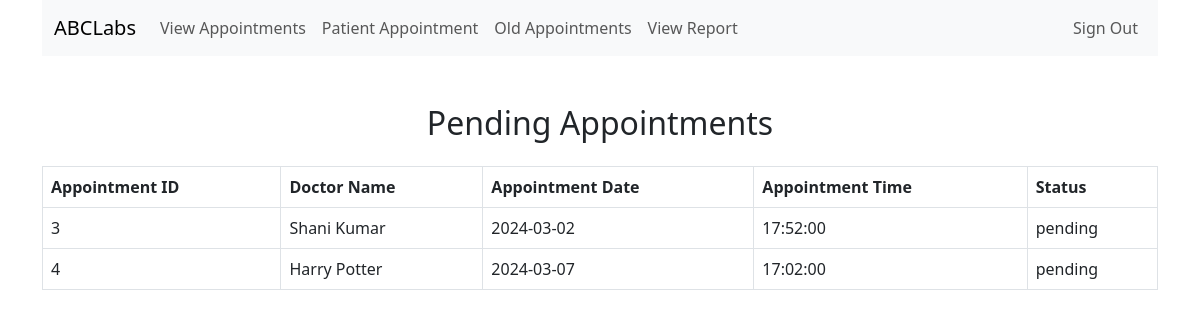
/patient_portal/view_appointments.php (signed in), run on the app's committed database.
### tables this page shows
CREATE TABLE `confirmed_appointments` (
  `confirmed_appointment_id` int(11) NOT NULL,
  `patient_id` int(11) NOT NULL,
  `doctor_id` int(11) NOT NULL,
  `appointment_date` date NOT NULL,
  `appointment_time` time NOT NULL,
  `status` enum('pending','closed','canceled') NOT NULL DEFAULT 'pending'
);

CREATE TABLE `doctors` (
  `doctor_id` int(11) NOT NULL,
  `fullname` varchar(255) NOT NULL,
  `username` varchar(255) NOT NULL,
  `password` varchar(255) NOT NULL
);

### patient_portal/view_appointments.php (the view, shortened to what this page needs)
<?php
include('../functional/db.php');
$username = $_SESSION['username'];
$query = "SELECT ca.confirmed_appointment_id, pa.fullname AS patient_name, doc.fullname AS doctor_name, ca.appointment_date, ca.appointment_time, ca.status
          FROM confirmed_appointments ca
          INNER JOIN patients pa ON ca.patient_id = pa.patient_id
          INNER JOIN doctors doc ON ca.doctor_id = doc.doctor_id
          WHERE (pa.username = ? OR doc.username = ?) AND ca.status = 'pending'";
$stmt = mysqli_prepare($connection, $query);
mysqli_stmt_bind_param($stmt, "ss", $username, $username);
mysqli_stmt_execute($stmt);
$result = mysqli_stmt_get_result($stmt);
$appointments = [];
while ($row = mysqli_fetch_assoc($result)) {
    $appointments[] = $row;
}
?>
<!DOCTYPE html>
<html lang="en">
<head>
    <link href="https://cdn.jsdelivr.net/npm/bootstrap@5.3.0-alpha1/dist/css/bootstrap.min.css" rel="stylesheet">
</head>
<body>
    <div class="container">
        <?php include('main/nav.php'); ?>
        <div class="mt-5">
            <h2 class="text-center mb-4">Pending Appointments</h2>
            <?php if (!empty($appointments)) : ?>
            <table class="table table-bordered">
                <thead>
                    <tr>
                        <th>Appointment ID</th>
                        <th>Doctor Name</th>
                        <th>Appointment Date</th>
                        <th>Appointment Time</th>
                        <th>Status</th>
                    </tr>
                </thead>
                <tbody>
                    <?php foreach ($appointments as $appointment) : ?>
                    <tr>
                        <td><?php echo $appointment['confirmed_appointment_id']; ?></td>
                        <td><?php echo $appointment['doctor_name']; ?></td>
                        <td><?php echo $appointment['appointment_date']; ?></td>
                        <td><?php echo $appointment['appointment_time']; ?></td>
                        <td><?php echo $appointment['status']; ?></td>
                    </tr>
                    <?php endforeach; ?>
                </tbody>
            </table>
            <?php else : ?>
            <p class="text-center">No past appointments.</p>
            <?php endif; ?>
        </div>
    </div>
</body>
</html>

### patient_portal/main/nav.php (shortened to what this page needs)
<nav class="navbar navbar-expand-lg navbar-light bg-light">
    <div class="container-fluid">
        <a class="navbar-brand" href="view_appointments.php">ABCLabs</a>
        <div class="collapse navbar-collapse" id="navbarNav">
            <ul class="navbar-nav me-auto mb-2 mb-lg-0">
                <li class="nav-item">
                    <a class="nav-link" href="view_appointments.php">View Appointments</a>
                </li>
                <li class="nav-item">
                    <a class="nav-link" href="patient_appointment.php">Patient Appointment</a>
                </li>
                <li class="nav-item">
                    <a class="nav-link" href="old_appointments.php">Old Appointments</a>
                </li>
                <li class="nav-item">
                    <a class="nav-link" href="testpage.php">View Report</a>
                </li>
            </ul>
            <ul class="navbar-nav">
                <li class="nav-item">
                    <a class="nav-link" href="../functional/signout.php">Sign Out</a>
                </li>
            </ul>
        </div>
    </div>
</nav>

### data on the page
confirmed_appointments: confirmed_appointment_id "3", doctor.fullname "Shani Kumar", appointment_date "2024-03-02", appointment_time "17:52:00", status "pending"
confirmed_appointments: confirmed_appointment_id "4", doctor.fullname "Harry Potter", appointment_date "2024-03-07", appointment_time "17:02:00", status "pending"
